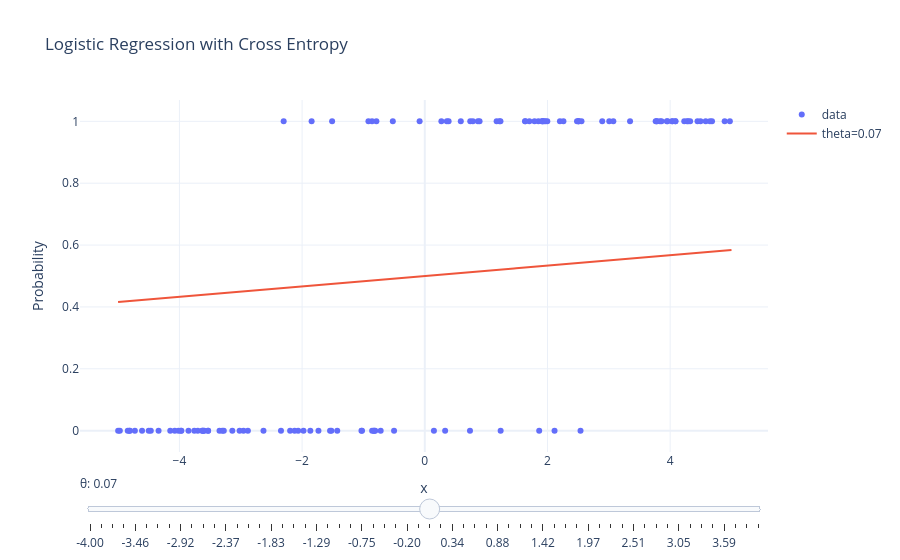

Notebook source saved alongside this figure:
### Markdown cell above
The logistic model:

$$ f_{\hat\theta}(x) = \sigma(\hat\theta * x)$$

where $\hat\theta$ is a vector of values for each feature of the model.

### Code cell
import numpy as np
import plotly.graph_objects as go

np.random.seed(1)
x = np.random.uniform(-5,5,120)
y = (x + np.random.normal(0,2,120) > 0).astype(int)

def logistic(x, theta):
    return 1/(1+np.exp(-(theta*x)))

def cross_entropy(y, p):
    eps = 1e-9
    return -np.mean(y*np.log(p+eps) + (1-y)*np.log(1-p+eps))

x_curve = np.linspace(-5,5,300)

theta_vals = np.linspace(-4,4,60)

fig = go.Figure()

fig.add_trace(go.Scatter(
    x=x,
    y=y,
    mode="markers",
    name="data"
))

loss_values = []

for theta in theta_vals:

    p_curve = logistic(x_curve, theta)
    p_data = logistic(x, theta)

    loss = cross_entropy(y, p_data)
    loss_values.append(loss)

    fig.add_trace(go.Scatter(
        x=x_curve,
        y=p_curve,
        mode="lines",
        visible=False,
        name=f"theta={theta:.2f}"
    ))

start = len(theta_vals)//2
fig.data[start+1].visible = True

steps = []
for i,theta in enumerate(theta_vals):

    step = dict(
        method="update",
        args=[
            {"visible":[True]+[j==i for j in range(len(theta_vals))]},
            {"title":f"Logistic Regression — θ = {theta:.2f} | Cross Entropy = {loss_values[i]:.3f}"}
        ],
        label=f"{theta:.2f}"
    )

    steps.append(step)

fig.update_layout(
    sliders=[dict(
        active=start,
        currentvalue={"prefix":"θ: "},
        steps=steps
    )],
    title="Logistic Regression with Cross Entropy",
    xaxis_title="x",
    yaxis_title="Probability",
    template="plotly_white"
)

fig.show()
